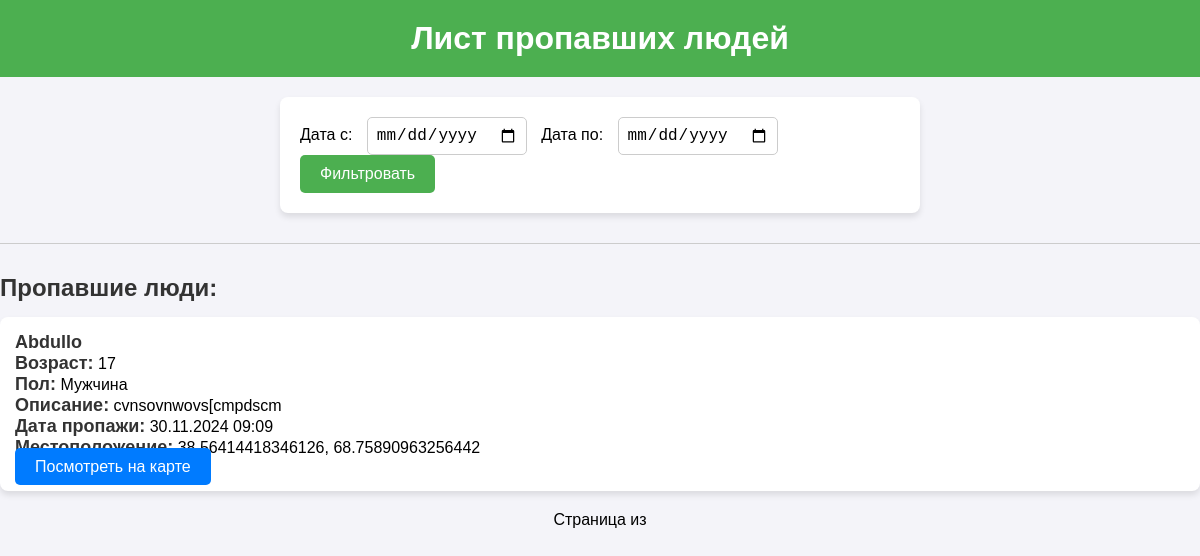
The page /missing_people/ on the database its author committed.
### volunteer/models.py (models this page shows, shortened)
class MissingPerson(models.Model):
    name = models.CharField(max_length=255)
    age = models.IntegerField(null=True, blank=True)
    gender = models.CharField(max_length=50, choices=CustomUser.CHOICE_GENDER, null=True)
    description = models.TextField(null=True, blank=True)
    last_known_latitude = models.FloatField()
    last_known_longitude = models.FloatField()
    reported_by = models.ForeignKey(CustomUser, on_delete=models.SET_NULL, null=True, blank=True)
    reported_time = models.DateTimeField(auto_now_add=True)

### volunteer/views.py (the view)
# urls.py: path('missing_people/', MissingPersonListView.as_view(), name='missing_person_list'),
class MissingPersonListView(ListView):
    model = MissingPerson
    template_name = 'missing_person_list.html'
    context_object_name = 'missing_people'
    paginate_by = 10  # Можно настроить, сколько пропавших людей выводить на страницу
    def get_queryset(self):
        queryset = MissingPerson.objects.all()
        date_from = self.request.GET.get('date_from')
        date_to = self.request.GET.get('date_to')
        if date_from:
            queryset = queryset.filter(reported_time__gte=date_from)
        if date_to:
            queryset = queryset.filter(reported_time__lte=date_to)
        return queryset

### templates/missing_person_list.html (shortened to what this page needs)
<!DOCTYPE html>
<html lang="ru">
<head>
</head>
<body>
    <h1>Лист пропавших людей</h1>
    <form method="get" action="{% url 'missing_person_list' %}">
        <label for="date_from">Дата с:</label>
        <input type="date" name="date_from" id="date_from" value="{{ request.GET.date_from }}">
        <label for="date_to">Дата по:</label>
        <input type="date" name="date_to" id="date_to" value="{{ request.GET.date_to }}">
        <button type="submit">Фильтровать</button>
    </form>
    <hr>
    <h2>Пропавшие люди:</h2>
    <ul>
        {% for person in missing_people %}
            <li>
                <strong>{{ person.name }}</strong> <br>
                <strong>Возраст:</strong> {{ person.age }} <br>
                <strong>Пол:</strong> {{ person.get_gender_display }} <br>
                <strong>Описание:</strong> {{ person.description }} <br>
                <strong>Дата пропажи:</strong> {{ person.reported_time|date:"d.m.Y H:i" }} <br>
                <strong>Местоположение:</strong> {{ person.last_known_latitude }}, {{ person.last_known_longitude }} <br>
                <a href="{% url 'get_markers' person.id %}" class="view-map-btn">Посмотреть на карте</a>
            </li>
        {% empty %}
            <p class="no-missing-people">Нет пропавших людей по выбранной дате.</p>
        {% endfor %}
    </ul>
    <div class="pagination">
        <span>Страница {{ missing_people.number }} из {{ missing_people.paginator.num_pages }}</span>
    </div>
</body>
</html>

### templates/missing_person_list.html (style rules this page uses)
body { font-family: Arial, sans-serif; background-color: #f4f4f9; margin: 0; padding: 0; }
h1 { text-align: center; background-color: #4CAF50; color: white; padding: 20px; margin: 0; }
h2 { color: #333; margin-bottom: 15px; }
form { background-color: #fff; padding: 20px; border-radius: 8px; box-shadow: 0 4px 6px rgba(0, 0, 0, 0.1); margin: 20px auto; max-width: 600px; }
label { font-size: 16px; margin-right: 10px; }
input[type="date"] { padding: 8px; font-size: 16px; border-radius: 5px; border: 1px solid #ccc; margin-right: 10px; }
button { padding: 10px 20px; background-color: #4CAF50; color: white; border: none; border-radius: 5px; cursor: pointer; font-size: 16px; }
hr { margin-top: 30px; border: 0; border-top: 1px solid #ccc; margin-bottom: 30px; }
ul { list-style-type: none; padding: 0; margin: 0; }
li { background-color: #fff; padding: 15px; margin: 10px 0; border-radius: 8px; box-shadow: 0 4px 6px rgba(0, 0, 0, 0.1); }
li strong { font-size: 18px; color: #333; }
.pagination { text-align: center; margin-top: 20px; }
.view-map-btn { padding: 10px 20px; background-color: #007BFF; color: white; border: none; border-radius: 5px; cursor: pointer; font-size: 16px; text-decoration: none; }

### rows shown on the page
MissingPerson: name "Abdullo", age "17", gender "Мужчина", description "cvnsovnwovs[cmpdscm", reported_time "30.11.2024 09:09", last_known_latitude "38.56414418346126", last_known_longitude "68.75890963256442"
